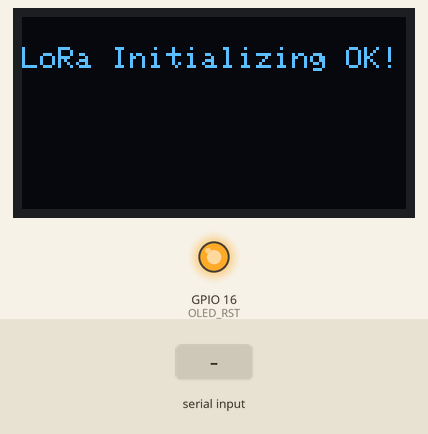
This sketch was run on a simulated ESP32. On the bench: 128×64 one-colour display, output pins drawn as LEDs (lit = HIGH). The test bench sets the inputs (shaded band). No radio packets arrive unless stated; what the sketch prints to the serial monitor is not drawn.

Above: at 3.2 s.
3.3 s: "1\n" received over the second serial link
At 4.9 s:
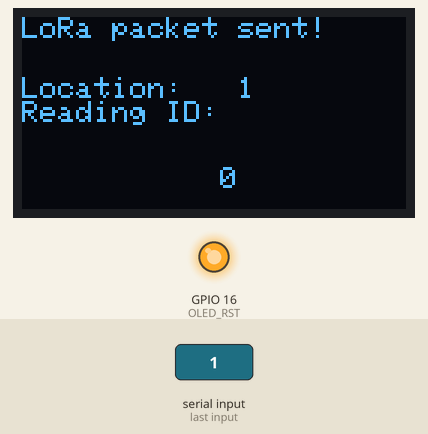
5.8 s: "0\n" received over the second serial link
At 8.0 s:
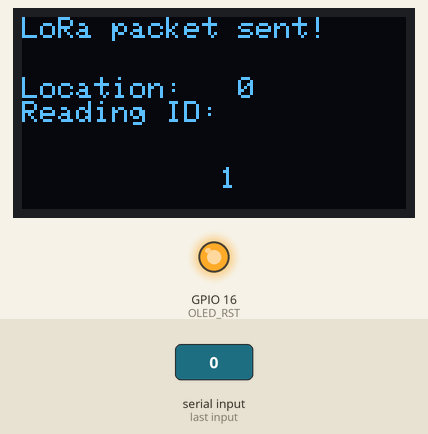
8.3 s: "2\n" received over the second serial link
At 9.9 s:
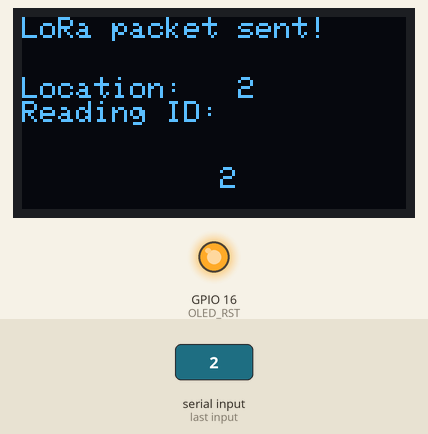
Timing chart, 0 to 11.4 s (numbered marks = the images above; inputs shaded):
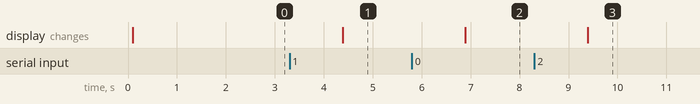

The sketch:

lora-sender.ino
```cpp
#include <HardwareSerial.h>

// //Libraries for LoRa
#include <SPI.h>
#include <LoRa.h>

// //Libraries for OLED Display
#include <Wire.h>
#include <Adafruit_GFX.h>
#include <Adafruit_SSD1306.h>

// //define the pins used by the LoRa transceiver module
#define SCK 5
#define MISO 19
#define MOSI 27
#define SS 18
#define RST 14
#define DIO0 26

// //433E6 for Asia
// //866E6 for Europe
// //915E6 for North America
#define BAND 433E6

// //OLED pins
#define OLED_SDA 4
#define OLED_SCL 15
#define OLED_RST 16
#define SCREEN_WIDTH 128 // OLED display width, in pixels
#define SCREEN_HEIGHT 64 // OLED display height, in pixels


// //packet counter
int readingID = 0;

int counter = 0;
String LoRaMessage = "";


Adafruit_SSD1306 display(SCREEN_WIDTH, SCREEN_HEIGHT, &Wire, OLED_RST);

// //Initialize OLED display
void startOLED(){
  //reset OLED display via software
  pinMode(OLED_RST, OUTPUT);
  digitalWrite(OLED_RST, LOW);
  delay(20);
  digitalWrite(OLED_RST, HIGH);

  //initialize OLED
  Wire.begin(OLED_SDA, OLED_SCL);
  if(!display.begin(SSD1306_SWITCHCAPVCC, 0x3c, false, false)) { // Address 0x3C for 128x32
    Serial.println(F("SSD1306 allocation failed"));
    for(;;); // Don't proceed, loop forever
  }
  display.clearDisplay();
  display.setTextColor(WHITE);
  display.setTextSize(1);
  display.setCursor(0,0);
  display.print("LORA SENDER");
}

// //Initialize LoRa module
void startLoRA(){
  //SPI LoRa pins
  SPI.begin(SCK, MISO, MOSI, SS);
  //setup LoRa transceiver module
  LoRa.setPins(SS, RST, DIO0);

  while (!LoRa.begin(BAND) && counter < 10) {
    Serial.print(".");
    counter++;
    delay(500);
  }
  if (counter == 10) {
    // Increment readingID on every new reading
    readingID++;
    Serial.println("Starting LoRa failed!");
  }
  Serial.println("LoRa Initialization OK!");
  display.setCursor(0,10);
  display.clearDisplay();
  display.print("LoRa Initializing OK!");
  display.display();
  delay(2000);
}

void sendReadings(String location) {
  LoRaMessage = location;
  //Send LoRa packet to receiver
  LoRa.beginPacket();
  LoRa.print(LoRaMessage);
  LoRa.endPacket();

  display.clearDisplay();
  display.setCursor(0,0);
  display.setTextSize(1);
  display.print("LoRa packet sent!");
  display.setCursor(0,20);
  display.print("Location:");
  display.setCursor(72,20);
  display.print(location);
  display.print("Reading ID:");
  display.setCursor(66,50);
  display.print(readingID);
  display.display();
  Serial.print("Sending packet: ");
  Serial.println(readingID);
  readingID++;
}


// void setup() {
//   // Initialize Serial on UART2 (pins 16 and 17 on TTGO LoRa32 V1.0, but check your board's pinout)
//   // RX = 16, TX = 17 for TTGO LoRa32 V1.0. Adjust for your board version if needed.
//   Serial2.begin(115200, SERIAL_8N1, 16, 17);
//   Serial.begin(115200); // Start the main serial for debugging
//   startOLED();
//   // startBME();
//   startLoRA();
// }

// void loop() {
//   if (Serial2.available()) {
//     // Read the incoming byte:
//     String location = Serial2.readString();
//     // Display the incoming message on the main serial
//     Serial.print("I received: ");
//     Serial.println(location);
//     sendReadings(location);
//     delay(5000);
//   }
// }
String incomingMessage = "";
void setup() {
  // Initialize Serial on UART2 (pins 16 and 17 on TTGO LoRa32 V1.0, but check your board's pinout)
  // RX = 13, TX = 17 for TTGO LoRa32 V1.0. Adjust for your board version if needed.
  Serial2.begin(115200, SERIAL_8N1, 13, 17);
  Serial.begin(115200); // Start the main serial for debugging
  startOLED();
  startLoRA();
}

void loop() {
  if (Serial2.available()) {
    // Read the incoming byte:

    incomingMessage = Serial2.readString();
    //  incomingMessage = "$GPGGA,114135.00,2002.5009,N,09952.9638,E,1,05,2.0,381.5,M,,M,,*76";

    // Display the incoming message on the main serial
    Serial.print("I received: ");
    Serial.println(incomingMessage);
    sendReadings(incomingMessage);
    // sendReadings(incomingMessage);
    delay(1000);
  }
    // incomingMessage = "$GPGGA,114135.00,2002.5009,N,09952.9638,E,1,05,2.0,381.5,M,,M,,*76";
    // Serial.println(incomingMessage);
    // delay(1000);
}
```

Measured:
- after the input at 3.3 s, the display: changes after 1.1 s (image 1)
- after the input at 5.8 s, the display: changes after 1.1 s (image 2)
- after the input at 8.3 s, the display: changes after 1.1 s (image 3)
